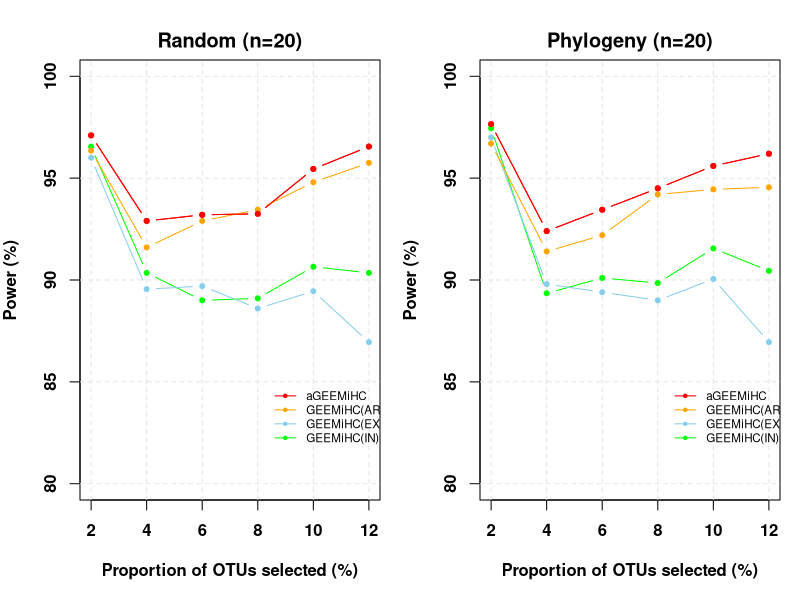

Recreate this plot in R.

layout(matrix(c(1,2), nrow=1, byrow=TRUE))
par(mai=c(1,0.8,0.4,0.2))
par(oma=c(0,0,1,0))
#omnibus Random
mydata1 <- read.csv("random_R123_GEEMiHC20.csv")
x <- c(2, 4, 6, 8, 10, 12)
plot(x, mydata1$aGEEMiHC, type = "b", col = "red1", pch = 20, lty = 1, lwd = 1, cex = 1, ylim = c(80, 100), xlab = "Proportion of OTUs selected (%)", ylab = "Power (%)", main = "Random (n=20)", font.axis = 2, font.lab = 2)
abline(h = c(80, 85, 90, 95, 100), v = c(2, 4, 6, 8, 10, 12), lty = 2, lwd = 1, col = "grey90")
lines(x, mydata1$GEEMiHC_IN, type = "b", col = "green1", pch = 20, lty = 1, lwd = 1, cex = 1)
lines(x, mydata1$GEEMiHC_EX, type = "b", col = "sky blue", pch = 20, lty = 1, lwd = 1, cex = 1)
lines(x, mydata1$GEEMiHC_AR, type = "b", col = "orange", pch = 20, lty = 1, lwd = 1, cex = 1)
lines(x, mydata1$aGEEMiHC, type = "b", col = "red1", pch = 20, lty = 1, lwd = 1, cex = 1)
legend(8.5, 85, legend=c("aGEEMiHC", "GEEMiHC(AR)", "GEEMiHC(EX)", "GEEMiHC(IN)"), col=c("red1", "orange", "sky blue", "green1"), cex = 0.7, lty = 1, lwd = 1, pch = 20, bty="n")

#omnibus phylogeny
mydata2 <- read.csv("phylogeny_R123_GEEMiHC20.csv")
x <- c(2, 4, 6, 8, 10, 12)
plot(x, mydata2$aGEEMiHC, type = "b", col = "red1", pch = 20, lty = 1, lwd = 1, cex = 1, ylim = c(80, 100), xlab = "Proportion of OTUs selected (%)", ylab = "Power (%)", main = "Phylogeny (n=20)", font.axis = 2, font.lab = 2)
abline(h = c(80, 85, 90, 95, 100), v = c(2, 4, 6, 8, 10, 12), lty = 2, lwd = 1, col = "grey90")
lines(x, mydata2$GEEMiHC_IN, type = "b", col = "green1", pch = 20, lty = 1, lwd = 1, cex = 1)
lines(x, mydata2$GEEMiHC_EX, type = "b", col = "sky blue", pch = 20, lty = 1, lwd = 1, cex = 1)
lines(x, mydata2$GEEMiHC_AR, type = "b", col = "orange", pch = 20, lty = 1, lwd = 1, cex = 1)
lines(x, mydata2$aGEEMiHC, type = "b", col = "red1", pch = 20, lty = 1, lwd = 1, cex = 1)
legend(8.5, 85, legend=c("aGEEMiHC", "GEEMiHC(AR)", "GEEMiHC(EX)", "GEEMiHC(IN)"), col=c("red1", "orange", "sky blue", "green1"), cex = 0.7, lty = 1, lwd = 1, pch = 20, bty="n")
